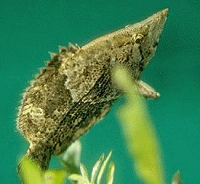
%> input picture Doctoral mission/fish.bmp, 200 x 184 px
$ octave test.m   (GNU Octave 9; MATLAB toolbox functions it lacks are replaced by stand-ins)
%> lines starting %> are read from the running program, lines starting %| are printed output that depends on the picture; in (x1, y1, x2, y2) boxes, pixels count from 0 and x2, y2 are one past the last pixel; in counts of white or black regions, pixels touching at a corner belong together; the program's own positions count from 1
### Doctoral mission/rgb2hsi.m
function hsi = rgb2hsi(rgb)
% hsi = rgb2hsi(rgb)把一幅RGB图像转换为HSI图像，
% 输入图像是一个彩色像素的M×N×3的数组，
% 其中每一个彩色像素都在特定空间位置的彩色图像中对应红、绿、蓝三个分量。
% 假如所有的RGB分量是均衡的，那么HSI转换就是未定义的。
% 输入图像可能是double（取值范围是[0, 1]），uint8或 uint16。
%
% 输出HSI图像是double，
% 其中hsi(:, :, 1)是色度分量，它的范围是除以2*pi后的[0, 1]；
% hsi(:, :, 2)是饱和度分量，范围是[0, 1]；
% hsi(:, :, 3)是亮度分量，范围是[0, 1]。

% 抽取图像分量
rgb = im2double(rgb);
r = rgb(:, :, 1);
g = rgb(:, :, 2);
b = rgb(:, :, 3);

% 执行转换方程
num = 0.5*((r - g) + (r - b));
den = sqrt((r - g).^2 + (r - b).*(g - b));
theta = acos(num./(den + eps)); %防止除数为0

H = theta;
H(b > g) = 2*pi - H(b > g);
H = H/(2*pi);

num = min(min(r, g), b);
den = r + g + b;
den(den == 0) = eps; %防止除数为0
S = 1 - 3.* num./den;

H(S == 0) = 0;

I = (r + g + b)/3;

% 将3个分量联合成为一个HSI图像
hsi = cat(3, H, S, I);

### Doctoral mission/patchs.m
function out=patchs(data,level,component)
%% 1x1patch
% [W,H]=size(data_I);
component_1=blkproc(data,[1 1], 'sum2')./1;
% [4 lines of commented-out code are left out]
A=ones(level,1);
for ii=1:level
  A(ii,1)=length(find(component_1>(ii-1)/level&component_1<ii/level));
end
% figure
normalise_A=mapminmax(A', 0, 1); % 归一化
% plot(normalise_A);
%% 2x2 patch
% hold on
component_2=blkproc(data,[2 2], 'sum2')./4;
%intensity=blkproc(data_I,round([0.02*W 0.02*H]), 'sum2')./(round(0.02*W)*round(0.02*H));
B=ones(level,1);
for ii=1:level
  B(ii,1)=length(find(component_2>(ii-1)/level&component_2<ii/level));
end
normalise_B=mapminmax(B', 0, 1); % 归一化
% plot(normalise_B);
%% 4X4 patch
% hold on
component_4=blkproc(data,[4 4], 'sum2')./16;
% intensity_4=blkproc(data_I,round([0.04*W 0.04*H]), 'sum2')./(round(0.04*W)*round(0.04*H));
C=ones(level,1);
for ii=1:level
  C(ii,1)=length(find(component_4>(ii-1)/level&component_4<ii/level));
end
normalise_C=mapminmax(C', 0, 1); % 归一化
% plot(normalise_C);
%% 6x6
% hold on
component_6=blkproc(data,[6 6], 'sum2')./36;
% intensity_4=blkproc(data_I,round([0.04*W 0.04*H]), 'sum2')./(round(0.04*W)*round(0.04*H));
D=ones(level,1);
for ii=1:level
  D(ii,1)=length(find(component_6>(ii-1)/level&component_6<ii/level));
end
normalise_D=mapminmax(D', 0, 1); % 归一化
% plot(normalise_D);
%% 8x8
% hold on
component_8=blkproc(data,[8 8], 'sum2')./64;
% intensity_4=blkproc(data_I,round([0.04*W 0.04*H]), 'sum2')./(round(0.04*W)*round(0.04*H));
E=ones(level,1);
for ii=1:level
  E(ii,1)=length(find(component_8>(ii-1)/level&component_8<ii/level));
end
normalise_E=mapminmax(E', 0, 1); % 归一化
% plot(normalise_E);
%%  10x10
% hold on
component_10=blkproc(data,[10 10], 'sum2')./100;
% intensity_4=blkproc(data_I,round([0.04*W 0.04*H]), 'sum2')./(round(0.04*W)*round(0.04*H));
F=ones(level,1);
for ii=1:level
  F(ii,1)=length(find(component_10>(ii-1)/level&component_10<ii/level));
end
normalise_F=mapminmax(F', 0, 1); % 归一化
% plot(normalise_F);
%% 12x12
% hold on
component_12=blkproc(data,[12 12], 'sum2')./(12*12);
% intensity_4=blkproc(data_I,round([0.04*W 0.04*H]), 'sum2')./(round(0.04*W)*round(0.04*H));
G=ones(level,1);
for ii=1:level
  G(ii,1)=length(find(component_12>(ii-1)/level&component_12<ii/level));
end
normalise_G=mapminmax(G', 0, 1); % 归一化
% plot(normalise_G);
%% shuchu out
% out(1,:)=normalise_A;
out(1,:)=normalise_B;  %2x2   patch
out(2,:)=normalise_C;  %4x4   patch
out(3,:)=normalise_D;  %6x6   patch
out(4,:)=normalise_E;  %8x8   patch
out(5,:)=normalise_F;  %10x10 patch
out(6,:)=normalise_G;  %12x12 patch
% out=[normalise_A normalise_B normalise_C normalise_D normalise_E normalise_F normalise_G];
% title(component);
% hold off

### Doctoral mission/sum2.m
function y=sum2(x)
y=sum(sum(x));

### Doctoral mission/test.m
%% This code for the article Extracting Dominant Textures in Real Time With
%  Multi-Scale Hue-Saturation-Intensity Histograms 2017-8-10
%%
addpath(genpath(pwd));
%% input the picture
[FileName, FilePath]=uigetfile('*.jpg;*.png;*.tif;*.img;*.bmp;*.gif;','请选择图像数据');
%> the answer given: fish.bmp
str=[FilePath FileName];
img_rgb=imread(str);
%> img_rgb is the input picture: size 184x200x3 uint8; mean R, G, B 64.8, 130.4, 80.8
%% canny edge detect
[m n z]=size(img_rgb);
%> m = 184; n = 200; z = 3
if(z>1)
    img_gray=rgb2gray(img_rgb);
end
BW1 = edge(img_gray,'canny');  % 调用canny函数
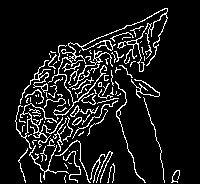
%> BW1: size 184x200 logical; 10.2% white in thin lines or dots, all inside (x1, y1, x2, y2) = (15, 8, 180, 183)
% figure
% imshow(BW1);
% title('canny边缘检测图像');
statistic_data=blkproc(BW1,[2 2], 'sum2');
%% Convert the RGB image to HSI image
img_gray=rgb2gray(img_rgb);
img_hsi=rgb2hsi(img_rgb);
%> in rgb2hsi, `theta = acos(num./(den + eps));`:
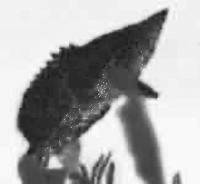
%> theta: size 184x200 double; min 0.524, max 2.95, mean 2.11; drawn with min black and max white
%> in rgb2hsi, `H = H/(2*pi);`:
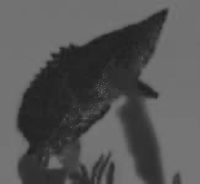
%> H: size 184x200 double; min 0.0833, max 0.469, mean 0.336
%> in rgb2hsi, `den = r + g + b;`:
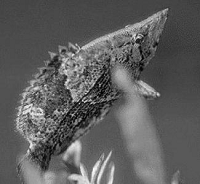
%> den: size 184x200 double; min 0.00392, max 2.9, mean 1.08; drawn with min black and max white
%> in rgb2hsi, `S = 1 - 3.* num./den;`:
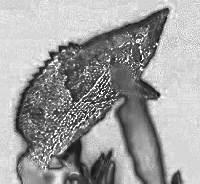
%> S: size 184x200 double; min 0.0582, max 1, mean 0.627
%> in rgb2hsi, `hsi = cat(3, H, S, I);`:
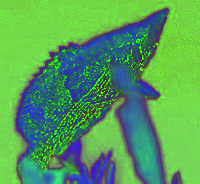
%> hsi: size 184x200x3 double; mean R, G, B 0.336, 0.627, 0.361
data_I=img_hsi(:,:,3);
data_S=img_hsi(:,:,2);
data_H=img_hsi(:,:,1);
Hue_data=data_H;
Intensity_data=data_I;
%% Calculation the D_value between the gray image and the HSI image
Inten=im2uint8(data_I);
Hu=im2uint8(data_H);
Intensity_D_value=img_gray-Inten;
Hue_D_value=img_gray-Hu;
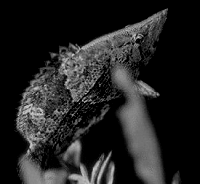
%> Hue_D_value: size 184x200 uint8; min 0, max 206, mean 34.9
sum_Intensity=sum(Intensity_D_value(:));
%> sum_Intensity = 481247
sum_Hue=sum(Hue_D_value(:));
%> sum_Hue = 1282838
%% Calculate the average value
mean_I=mean(mean(data_I));
%> mean_I = 0.361
mean_H=mean(mean(data_H));
%> mean_H = 0.336
mean_S=mean(mean(data_S));
%> mean_S = 0.627
mean_gray=mean(mean(img_gray));
%> mean_gray = 105.1
%  Calculate the median value
median_I=median(median(data_I));
%> median_I = 0.329
median_H=median(median(data_H));
%> median_H = 0.277
median_S=median(median(data_S));
%> median_S = 0.573
median_gray=median(median(img_gray));
%> median_gray = 96
% calculate the standard deviation value
std_I=std2(data_I);
%> std_I = 0.135
std_H=std2(data_H);
%> std_H = 0.129
std_S=std2(data_S);
%> std_S = 0.25
std_gray=std2(img_gray);
%> std_gray = 30.42
%% construct multi-scale histgrams
% 32 level
out_Intensity_32=patchs(Intensity_data,32,'Intensity');
%> after the loop in patchs, `for ii=1:level`: A = 32 values, max 6516 at index 9, min 0 at index 32, mean 1150
%> the run ends on the next line
